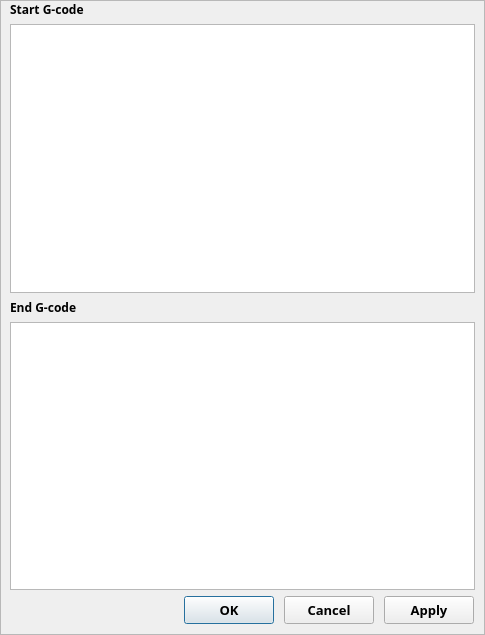
<?xml version="1.0" encoding="UTF-8"?>
<ui version="4.0">
 <class>EditStartEndcodeDlg</class>
 <widget class="QDialog" name="EditStartEndcodeDlg">
  <property name="windowModality">
   <enum>Qt::ApplicationModal</enum>
  </property>
  <property name="geometry">
   <rect>
    <x>0</x>
    <y>0</y>
    <width>485</width>
    <height>635</height>
   </rect>
  </property>
  <property name="windowTitle">
   <string>Start / End G-code</string>
  </property>
  <layout class="QVBoxLayout" name="verticalLayout_2">
   <property name="spacing">
    <number>0</number>
   </property>
   <property name="leftMargin">
    <number>0</number>
   </property>
   <property name="topMargin">
    <number>0</number>
   </property>
   <property name="rightMargin">
    <number>0</number>
   </property>
   <property name="bottomMargin">
    <number>0</number>
   </property>
   <item>
    <widget class="QFrame" name="frame_main">
     <property name="font">
      <font>
       <family>맑은 고딕</family>
       <pointsize>9</pointsize>
       <weight>50</weight>
       <bold>false</bold>
      </font>
     </property>
     <property name="frameShape">
      <enum>QFrame::NoFrame</enum>
     </property>
     <property name="frameShadow">
      <enum>QFrame::Plain</enum>
     </property>
     <property name="lineWidth">
      <number>0</number>
     </property>
     <layout class="QVBoxLayout" name="verticalLayout_3">
      <property name="leftMargin">
       <number>0</number>
      </property>
      <property name="topMargin">
       <number>0</number>
      </property>
      <property name="rightMargin">
       <number>0</number>
      </property>
      <property name="bottomMargin">
       <number>0</number>
      </property>
      <item>
       <widget class="QFrame" name="frame">
        <property name="frameShape">
         <enum>QFrame::StyledPanel</enum>
        </property>
        <property name="frameShadow">
         <enum>QFrame::Raised</enum>
        </property>
        <layout class="QVBoxLayout" name="verticalLayout_4">
         <property name="leftMargin">
          <number>0</number>
         </property>
         <property name="topMargin">
          <number>0</number>
         </property>
         <property name="rightMargin">
          <number>0</number>
         </property>
         <property name="bottomMargin">
          <number>0</number>
         </property>
         <item>
          <layout class="QVBoxLayout" name="verticalLayout">
           <property name="leftMargin">
            <number>9</number>
           </property>
           <property name="rightMargin">
            <number>9</number>
           </property>
           <item>
            <widget class="QLabel" name="label">
             <property name="font">
              <font>
               <family>맑은 고딕</family>
               <pointsize>9</pointsize>
               <weight>75</weight>
               <bold>true</bold>
              </font>
             </property>
             <property name="text">
              <string>Start G-code</string>
             </property>
            </widget>
           </item>
           <item>
            <widget class="QTextEdit" name="textEdit_startGcode">
             <property name="font">
              <font>
               <family>맑은 고딕</family>
               <pointsize>9</pointsize>
               <weight>50</weight>
               <bold>false</bold>
              </font>
             </property>
             <property name="frameShape">
              <enum>QFrame::StyledPanel</enum>
             </property>
            </widget>
           </item>
           <item>
            <widget class="QLabel" name="label_2">
             <property name="font">
              <font>
               <family>맑은 고딕</family>
               <pointsize>9</pointsize>
               <weight>75</weight>
               <bold>true</bold>
              </font>
             </property>
             <property name="text">
              <string>End G-code</string>
             </property>
            </widget>
           </item>
           <item>
            <widget class="QTextEdit" name="textEdit_endGcode">
             <property name="font">
              <font>
               <family>맑은 고딕</family>
               <pointsize>9</pointsize>
               <weight>50</weight>
               <bold>false</bold>
              </font>
             </property>
            </widget>
           </item>
          </layout>
         </item>
         <item>
          <layout class="QHBoxLayout" name="horizontalLayout_2">
           <property name="spacing">
            <number>10</number>
           </property>
           <property name="rightMargin">
            <number>10</number>
           </property>
           <property name="bottomMargin">
            <number>10</number>
           </property>
           <item>
            <spacer name="horizontalSpacer">
             <property name="font">
              <font>
               <family>맑은 고딕</family>
               <pointsize>9</pointsize>
               <weight>50</weight>
               <bold>false</bold>
              </font>
             </property>
             <property name="orientation">
              <enum>Qt::Horizontal</enum>
             </property>
             <property name="sizeType">
              <enum>QSizePolicy::Expanding</enum>
             </property>
             <property name="sizeHint" stdset="0">
              <size>
               <width>90</width>
               <height>20</height>
              </size>
             </property>
            </spacer>
           </item>
           <item>
            <widget class="QPushButton" name="pushButton_ok">
             <property name="sizePolicy">
              <sizepolicy hsizetype="Fixed" vsizetype="Fixed">
               <horstretch>0</horstretch>
               <verstretch>0</verstretch>
              </sizepolicy>
             </property>
             <property name="minimumSize">
              <size>
               <width>90</width>
               <height>28</height>
              </size>
             </property>
             <property name="font">
              <font>
               <family>맑은 고딕</family>
               <pointsize>10</pointsize>
               <weight>75</weight>
               <bold>true</bold>
              </font>
             </property>
             <property name="text">
              <string>OK</string>
             </property>
            </widget>
           </item>
           <item>
            <widget class="QPushButton" name="pushButton_cancel">
             <property name="enabled">
              <bool>true</bool>
             </property>
             <property name="sizePolicy">
              <sizepolicy hsizetype="Fixed" vsizetype="Fixed">
               <horstretch>0</horstretch>
               <verstretch>0</verstretch>
              </sizepolicy>
             </property>
             <property name="minimumSize">
              <size>
               <width>90</width>
               <height>28</height>
              </size>
             </property>
             <property name="font">
              <font>
               <family>맑은 고딕</family>
               <pointsize>10</pointsize>
               <weight>75</weight>
               <bold>true</bold>
              </font>
             </property>
             <property name="text">
              <string>Cancel</string>
             </property>
            </widget>
           </item>
           <item>
            <widget class="QPushButton" name="pushButton_apply">
             <property name="sizePolicy">
              <sizepolicy hsizetype="Fixed" vsizetype="Fixed">
               <horstretch>0</horstretch>
               <verstretch>0</verstretch>
              </sizepolicy>
             </property>
             <property name="minimumSize">
              <size>
               <width>90</width>
               <height>28</height>
              </size>
             </property>
             <property name="font">
              <font>
               <family>맑은 고딕</family>
               <pointsize>10</pointsize>
               <weight>75</weight>
               <bold>true</bold>
              </font>
             </property>
             <property name="text">
              <string>Apply</string>
             </property>
            </widget>
           </item>
          </layout>
         </item>
        </layout>
       </widget>
      </item>
     </layout>
    </widget>
   </item>
  </layout>
 </widget>
 <resources>
  <include location="rodinP.qrc"/>
 </resources>
 <connections>
  <connection>
   <sender>pushButton_cancel</sender>
   <signal>clicked()</signal>
   <receiver>EditStartEndcodeDlg</receiver>
   <slot>close()</slot>
   <hints>
    <hint type="sourcelabel">
     <x>342</x>
     <y>636</y>
    </hint>
    <hint type="destinationlabel">
     <x>332</x>
     <y>545</y>
    </hint>
   </hints>
  </connection>
 </connections>
</ui>
